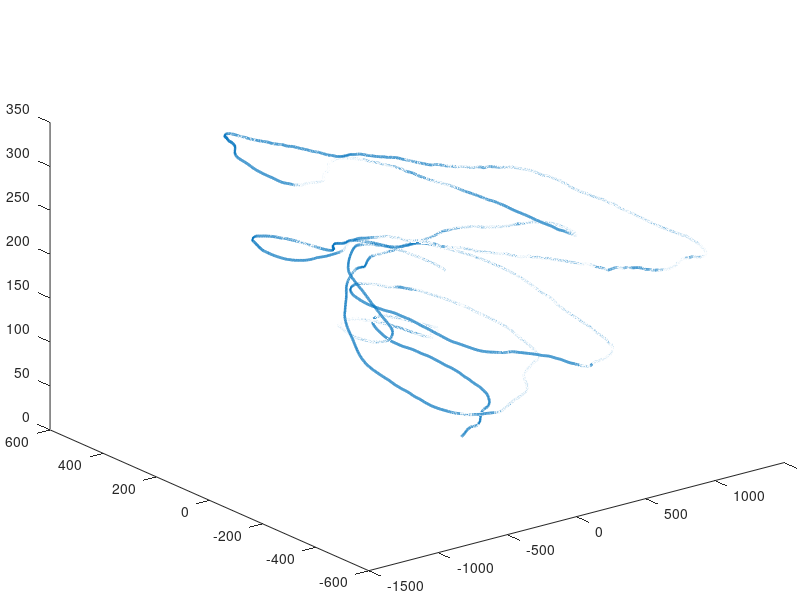

Recreate this plot in MATLAB. (Note: this script raises an error after producing the figure.)
clc
close all;
clear all;

%% 3D position - UTM
load('materials/trajectory_utm.mat', 'Pn', 'Pe', 'Pd');

%% Plot parameters
linewidth = 2;
markersize = 12;
LegendFontSize = 15;
NLabelFontSize = 14;  ELabelFontSize = 14;  UpLabelFontSize = 14;

%% Colorization - 3D Plot
figure("Name", '3D Trajectory')
set(gca,'LooseInset', max(get(gca,'TightInset'), 0.02))

% ---- Note that if the trajectory is too long, it doesn't work!!! ---- 
p=plot3(Pn, Pe, Pd,  'LineWidth', linewidth);
p.Annotation.LegendInformation.IconDisplayStyle = 'off';
data_size = size(Pn);
n = data_size(1);
drawnow
cd = [uint8(jet(n)*255) uint8(ones(n,1))].'; %'
set(p.Edge, 'ColorBinding','interpolated', 'ColorData',cd)

hold on;

%% Add markers
num_objects = 2; 
linecolors = linspecer(num_objects, 'qualitative');
LineColors = flipud(linecolors);
plot3(Pn(1), Pe(1), Pd(1),"s", "MarkerSize", markersize, 'MarkerFaceColor', LineColors(1, :), 'MarkerEdgeColor', LineColors(1, :));
plot3(Pn(end), Pe(end), Pd(end),"^", "MarkerSize", markersize, 'MarkerFaceColor', LineColors(2, :), 'MarkerEdgeColor', LineColors(2, :));

grid on;
legend({'Start','End'},'Location','northeast', 'FontSize', LegendFontSize);
xlabel('North [m]', 'fontsize', NLabelFontSize);
ylabel('East [m]', 'fontsize', ELabelFontSize);
zlabel('Up [m]', 'fontsize', UpLabelFontSize);

saveas(gcf, 'imgs/Navigation_trajectory.png');
% print -depsc 'imgs/Navigation_trajectory.eps'




